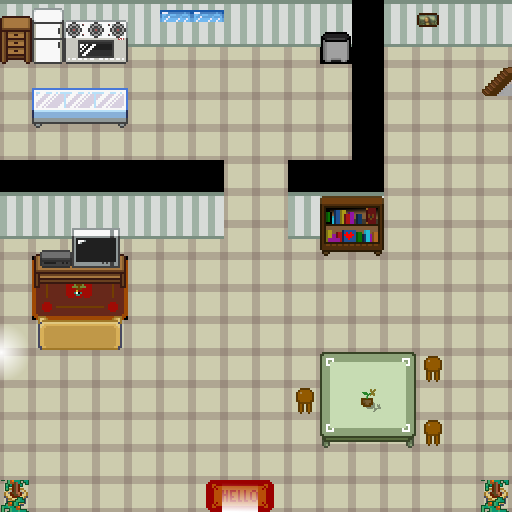

This is a level from a 2D game, rendered from its Tiled map with the project's own tilesets. A one-line summary and the complete map file follow:
An orthogonal 16x16 tile map with 32x32 px tiles, 3 tile layers (Calque de Tile 1, Calque 2, Calque 3).

<map version="1.0" tiledversion="1.0.3" orientation="orthogonal" renderorder="right-down" width="16" height="16" tilewidth="32" tileheight="32" nextobjectid="1">
 <tileset firstgid="1" source="tileset.tsx" />
 <layer name="Calque de Tile 1" width="16" height="16">
  <data encoding="csv">
910,910,910,910,910,910,910,910,910,910,910,220,910,910,910,910,
905,905,905,905,905,905,905,905,905,905,911,220,905,905,905,905,
905,905,905,905,905,905,905,905,905,905,905,220,905,905,905,905,
905,905,905,905,905,905,905,905,905,905,905,220,905,905,905,905,
905,905,905,905,905,905,905,905,905,905,905,220,905,905,905,905,
220,220,220,220,220,220,220,905,905,220,220,220,905,905,905,905,
905,905,905,905,905,905,905,905,905,905,910,910,905,905,905,905,
905,905,905,905,905,905,905,905,905,905,905,905,905,905,905,905,
905,2444,2445,2446,905,905,905,905,905,905,905,905,905,905,905,905,
905,2508,2509,2510,905,905,905,905,905,905,905,905,905,905,905,905,
905,905,905,905,905,905,905,905,905,905,905,905,905,905,905,905,
905,905,905,905,905,905,905,905,905,905,905,905,905,905,905,905,
905,905,905,905,905,905,905,905,905,905,905,905,905,905,905,905,
905,905,905,905,905,905,905,905,905,905,905,905,905,905,905,905,
905,905,905,905,905,905,905,905,905,905,905,905,905,905,905,905,
905,905,905,905,905,905,905,905,905,905,905,905,905,905,905,905
</data>
 </layer>
 <layer name="Calque 2" width="16" height="16">
  <data encoding="csv">
0,0,1281,1282,0,904,904,0,0,0,0,0,0,2308,0,0,
1089,914,1345,1346,911,911,911,911,911,911,2054,220,911,911,911,911,
0,0,0,0,0,0,0,0,0,0,0,0,0,0,0,2311,
0,1090,1091,1092,0,0,0,0,0,0,0,0,0,0,0,0,
0,0,0,0,0,0,0,0,0,0,0,0,0,0,0,0,
0,0,0,0,0,0,0,0,0,0,0,0,0,0,0,0,
910,910,910,910,910,910,910,0,0,910,2305,2306,0,0,0,0,
911,911,911,911,911,911,911,0,0,911,2369,2370,0,0,0,0,
0,1230,1231,1232,0,0,0,0,0,0,0,0,0,0,0,0,
0,0,0,0,0,0,0,0,0,0,0,0,0,0,0,0,
0,1103,1104,1105,0,0,0,0,0,0,0,0,0,0,0,0,
0,0,0,0,0,0,0,0,0,0,2119,2120,2121,2307,0,0,
0,0,0,0,0,0,0,0,0,2307,2183,2184,2185,0,0,0,
0,0,0,0,0,0,0,0,0,0,2247,2248,2249,2307,0,0,
0,0,0,0,0,0,0,0,0,0,0,0,0,0,0,0,
1492,0,0,0,0,0,2511,2512,2513,0,0,0,0,0,0,1492
</data>
 </layer>
 <layer name="Calque 3" width="16" height="16">
  <data encoding="csv">
1025,850,0,0,0,0,0,0,0,0,0,220,0,0,0,0,
0,0,0,0,0,0,0,0,0,0,0,0,0,0,0,0,
0,1026,1027,1028,0,0,0,0,0,0,0,0,0,0,0,0,
0,0,0,0,0,0,0,0,0,0,0,220,0,0,0,0,
0,0,0,0,0,0,0,0,0,0,0,220,0,0,0,0,
220,220,220,220,220,220,220,0,0,220,220,220,0,0,0,0,
0,0,0,0,0,0,0,0,0,0,0,0,0,0,0,0,
0,1166,1167,1168,0,0,0,0,0,0,0,0,0,0,0,0,
0,0,0,0,0,0,0,0,0,0,0,0,0,0,0,0,
0,1039,0,1041,0,0,0,0,0,0,0,0,0,0,0,0,
1425,0,0,0,0,0,0,0,0,0,0,0,0,0,0,0,
1489,0,0,0,0,0,0,0,0,0,0,0,0,0,0,0,
0,0,0,0,0,0,0,0,0,0,0,2246,0,0,0,0,
0,0,0,0,0,0,0,0,0,0,0,0,0,0,0,0,
0,0,0,0,0,0,0,0,0,0,0,0,0,0,0,0,
1428,0,0,0,0,0,0,0,0,0,0,0,0,0,0,1428
</data>
 </layer>
</map>